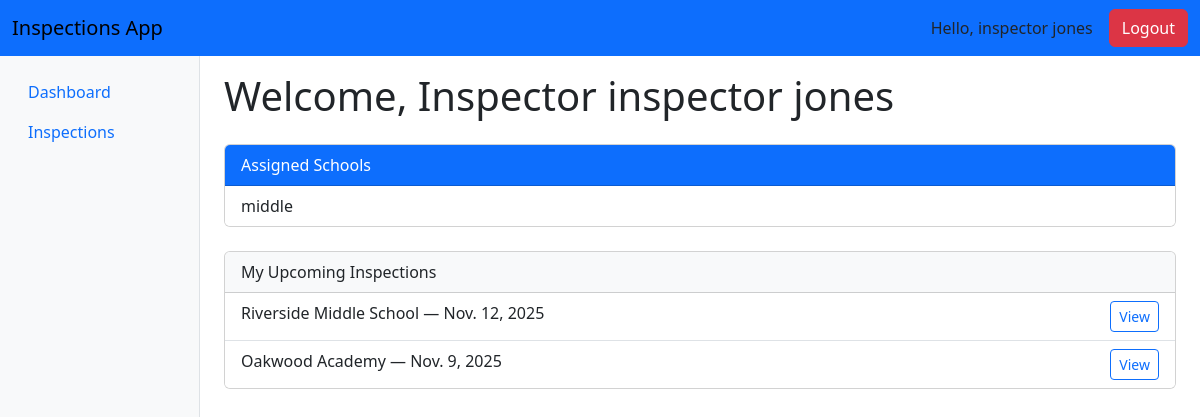
Page /users/dashboard/ (signed in) on the earlier database version.
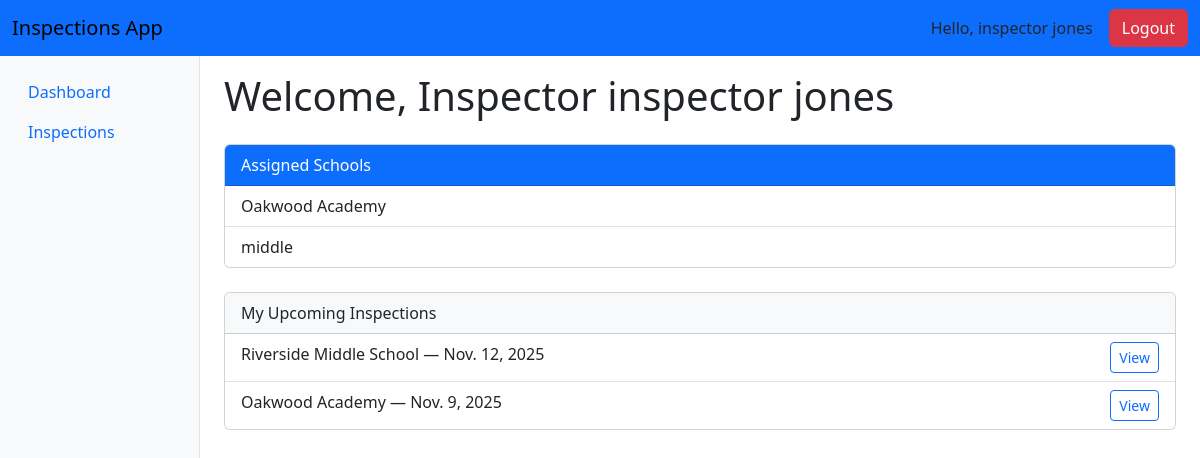
Same page on the later database version.
### apps/schools/models.py (models this page shows, shortened)
class School(models.Model):
    name = models.CharField(max_length=255)
    address = models.CharField(max_length=255, blank=True, null=True)
    city = models.CharField(max_length=100, blank=True, null=True)
    state = models.CharField(max_length=100, blank=True, null=True)
    postal_code = models.CharField(max_length=10, blank=True, null=True)
    phone_number = models.CharField(max_length=10, blank=True, null=True)
    created_at = models.DateTimeField(auto_now_add=True)
    managers = models.ManyToManyField(
        AppUser,
        related_name="managed_schools",
        blank=True,
        limit_choices_to={'role': AppUser.Role.MANAGER}
    )
    kitchen_staff = models.ManyToManyField(
        AppUser,
        related_name="kitchen_schools",
        blank=True,
        limit_choices_to={'role': AppUser.Role.KITCHEN}
    )
    inspectors = models.ManyToManyField(
        AppUser,
        related_name="inspection_schools",
        blank=True,
        limit_choices_to={'role': AppUser.Role.INSPECTOR}
    )
    class Meta:
        verbose_name = "School"
        verbose_name_plural = "Schools"
        ordering = ['name']

### apps/inspections/models.py (models this page shows, shortened)
class Inspection(models.Model):
    class Status(models.TextChoices):
        PENDING = "PENDING", "Pending"
        COMPLETED = "COMPLETED", "Completed"
        FAILED = "FAILED", "Failed"
        PASSED = "PASSED", "Passed"
    school = models.ForeignKey(School, on_delete=models.CASCADE, related_name="inspections")
    inspector = models.ForeignKey(
        AppUser,
        on_delete=models.SET_NULL,
        null=True,
        blank=True,
        related_name="inspections_as_inspector",
        limit_choices_to={'role': AppUser.Role.INSPECTOR}
    )
    manager = models.ForeignKey(
        AppUser,
        on_delete=models.SET_NULL,
        null=True,
        blank=True,
        related_name="inspections_as_manager",
        limit_choices_to={'role': AppUser.Role.MANAGER}
    )
    checklist = models.ForeignKey(
        Checklist,
        on_delete=models.SET_NULL,
        null=True,
        blank=True,
        related_name="inspections"
    )
    date = models.DateField()
    status = models.CharField(max_length=20, choices=Status.choices, default=Status.PENDING)
    notes = models.TextField(blank=True, null=True)
    created_at = models.DateTimeField(auto_now_add=True)
    updated_at = models.DateTimeField(auto_now=True)
    class Meta:
        ordering = ['-date']
        verbose_name = "Inspection"
        verbose_name_plural = "Inspections"

### apps/users/views.py (the view, shortened to what this page needs)
# urls.py: path("dashboard/", views.dashboard, name="dashboard"),
@login_required
def dashboard(request):
    user = request.user.appuser
    role = user.role
    context = {"user": user}
    if role == AppUser.Role.ADMIN:
        total_schools = School.objects.count()
        total_users = AppUser.objects.count()
        total_inspections = Inspection.objects.count()
        recent_inspections = Inspection.objects.order_by("-date")[:5]
        context.update({
            "total_schools": total_schools,
            "total_users": total_users,
            "total_inspections": total_inspections,
            "recent_inspections": recent_inspections,
        })
        template = "users/admin_dashboard.html"
    elif role == AppUser.Role.INSPECTOR:
        assigned_schools = user.inspection_schools.all()
        inspections = Inspection.objects.filter(inspector=user).order_by("-date")[:5]
        context.update({
            "assigned_schools": assigned_schools,
            "upcoming_inspections": inspections,
        })
        template = "users/inspector_dashboard.html"
    return render(request, template, context)

### apps/users/models.py (called while the page is built)
    @property
    def full_name(self):
        return self.user.get_full_name()

### templates/users/inspector_dashboard.html (shortened to what this page needs)
{% extends 'base.html' %}
{% block content %}
<div class="container-fluid">
  <h1 class="mb-4">Welcome, Inspector {{ user.full_name }}</h1>
  <div class="card mb-4">
    <div class="card-header bg-primary text-white">Assigned Schools</div>
    <ul class="list-group list-group-flush">
      {% for school in user.inspection_schools.all %}
        <li class="list-group-item">{{ school.name }}</li>
      {% empty %}
        <li class="list-group-item text-muted text-center">No schools assigned yet.</li>
      {% endfor %}
    </ul>
  </div>
  <div class="card">
    <div class="card-header bg-light">My Upcoming Inspections</div>
    <ul class="list-group list-group-flush">
      {% for inspection in user.inspections_as_inspector.all|slice:":5" %}
        <li class="list-group-item">
          {{ inspection.school.name }} — {{ inspection.date }}
          <a href="{% url 'inspections:inspection_detail' inspection.id %}" class="btn btn-sm btn-outline-primary float-end">View</a>
        </li>
      {% empty %}
        <li class="list-group-item text-muted text-center">No inspections scheduled.</li>
      {% endfor %}
    </ul>
  </div>
</div>
{% endblock %}

Differences in the rows shown:
now on this page (row edited): School: name "Oakwood Academy"
